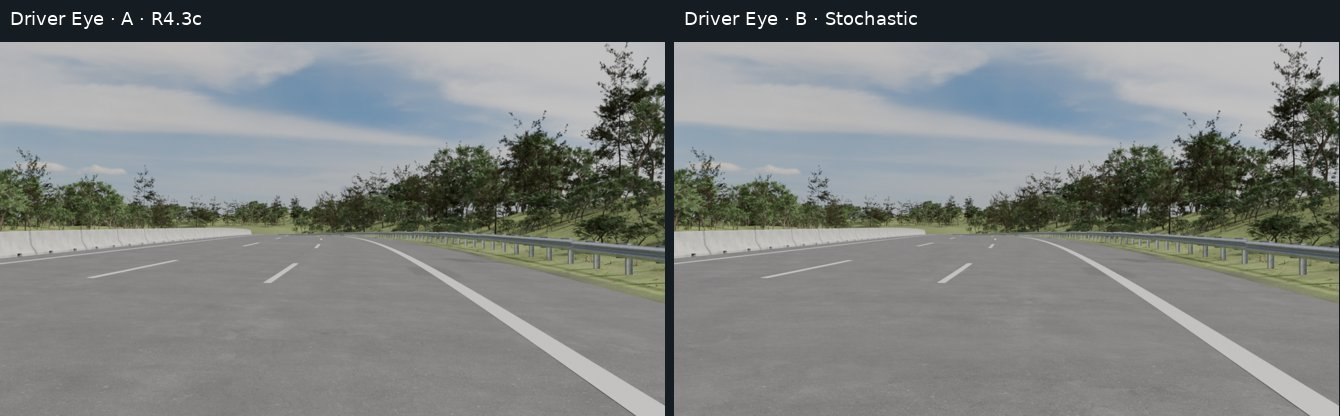
#> input picture experiments/asset-poc-r2/r43d-asphalt/review/driver-comparison.jpg, 1340 x 416 px
$ python -i measure_repeat.py   (imports and definitions only)
#> lines starting #> are read from the running program, lines starting #| are printed output that depends on the picture
"""Measure periodicity of the packed scans and of matched projected Cycles pixels."""
import argparse
from pathlib import Path
import json
import numpy as np
from PIL import Image
from scipy.ndimage import gaussian_filter1d, map_coordinates

parser=argparse.ArgumentParser()
# [3 lines not run here, left out]

def stats(file):
#> called with file = 'review/driver-comparison.jpg'
    with Image.open(file) as im:
#> im is the input picture: PIL image 1340x416 RGB; mean R, G, B 123.8, 127.4, 126
        a=np.array(im.convert("RGB").resize((512,512),Image.Resampling.BOX),dtype=float)/255
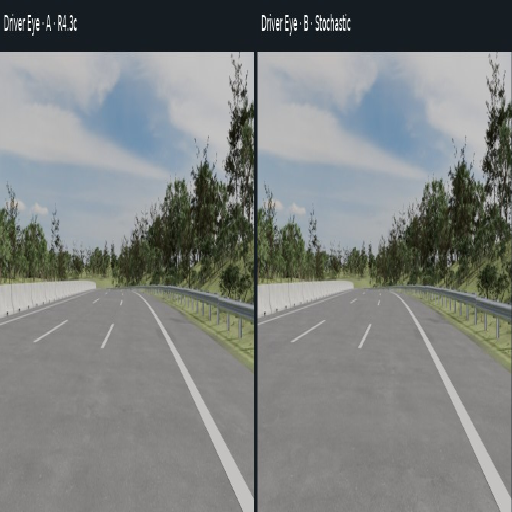
#> a: shape (512, 512, 3) float64; mean R, G, B 0.486, 0.5, 0.494
#> (the run stopped early here; a loop or call above may not have finished)

$ run again, on experiments/asset-poc-r2/r43d-asphalt/review/overview-comparison.jpg
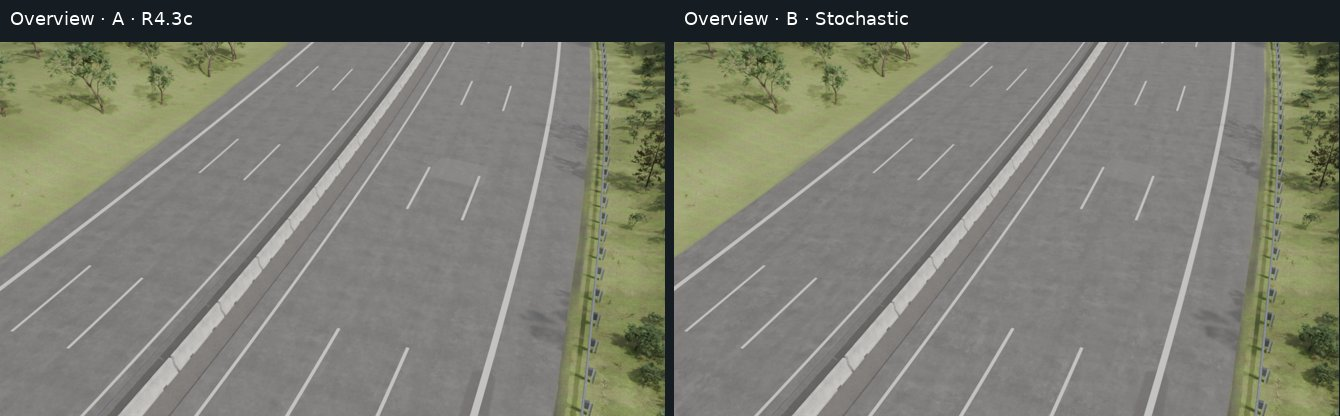
#> input picture experiments/asset-poc-r2/r43d-asphalt/review/overview-comparison.jpg, 1340 x 416 px
#> in stats, im is the input picture: PIL image 1340x416 RGB; mean R, G, B 121.3, 122.6, 111.8
#> in stats, `a=np.array(im.convert("RGB").resize((512,512),Image.Resampling.BOX),dt..`:
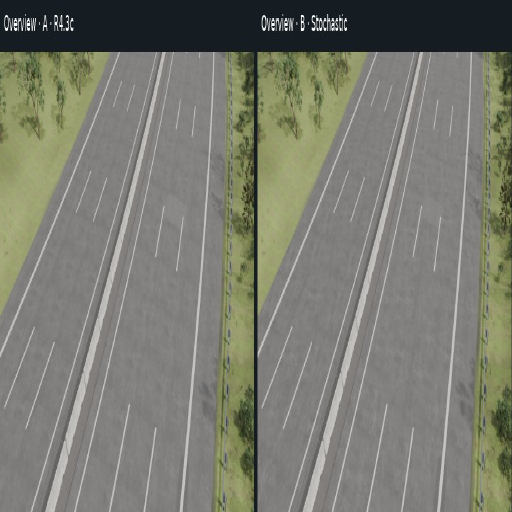
#> a: shape (512, 512, 3) float64; mean R, G, B 0.476, 0.481, 0.439

$ run again, on experiments/asset-poc-r2/r43d-asphalt/review/roadside-comparison.jpg
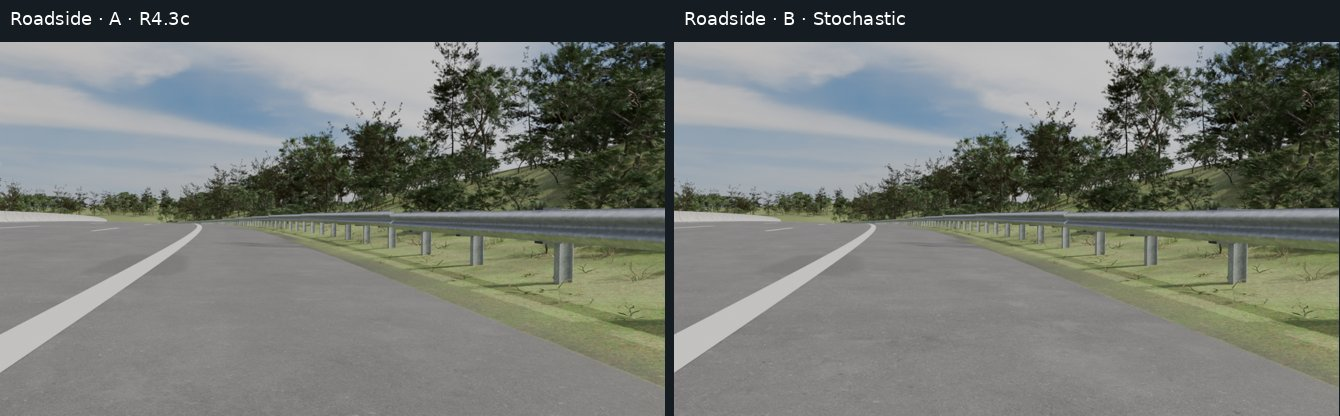
#> input picture experiments/asset-poc-r2/r43d-asphalt/review/roadside-comparison.jpg, 1340 x 416 px
#> in stats, im is the input picture: PIL image 1340x416 RGB; mean R, G, B 113.9, 117.8, 112.6
#> in stats, `a=np.array(im.convert("RGB").resize((512,512),Image.Resampling.BOX),dt..`:
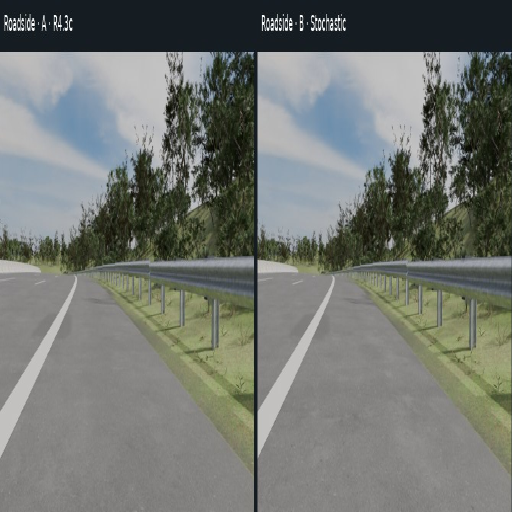
#> a: shape (512, 512, 3) float64; mean R, G, B 0.447, 0.462, 0.442
